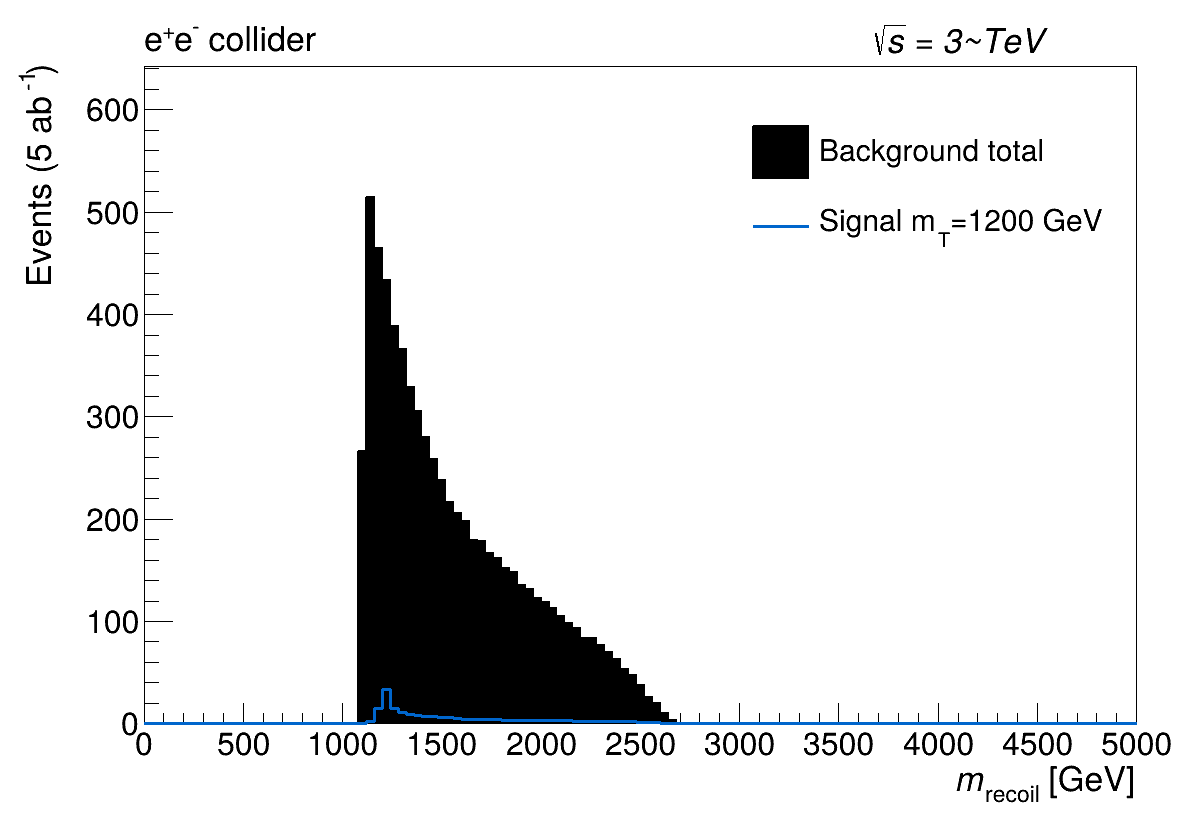

Write Python code to recreate this figure.
#!/usr/bin/env python3
"""
Rebuild the recoil_baseline figure (background total + signal) from
ttp_Analysis/Tt1Moutput.root with a square-root label.
"""
import ROOT
ROOT.gROOT.SetBatch(True)
ROOT.gStyle.SetOptStat(0)

source_file = ROOT.TFile.Open('/home/higinio/Documentos/ASE/ttp_Analysis/Tt1Moutput.root')
canvas      = source_file.Get('stack_mrecoil_isolated_toplikes_rec_missE_cut_1200_CrossSection')
stack       = canvas.FindObject('mrecoil_isolated_toplikes_rec_missE_cut_stack_1200')

hists = stack.GetHists()
background_hists = []
signal_hist = None
for idx in range(hists.GetSize()):
    hist = hists.At(idx)
    clone = hist.Clone(f'clone_{idx}')
    clone.SetDirectory(0)
    if 'm_{T}=1200' in hist.GetName():
        signal_hist = clone
    else:
        background_hists.append(clone)

if not signal_hist or not background_hists:
    raise RuntimeError('Could not find required histograms in the stack canvas.')

background = background_hists[0].Clone('background_total')
for hist in background_hists[1:]:
    background.Add(hist)
background.SetDirectory(0)

max_y = max(background.GetMaximum(), signal_hist.GetMaximum())
background.SetMaximum(max_y * 1.25)

background.SetFillColor(ROOT.kBlack)
background.SetFillStyle(1001)
background.SetLineColor(ROOT.kBlack)
background.SetLineWidth(2)
background.GetXaxis().SetTitle('#it{m}_{recoil} [GeV]')
background.GetYaxis().SetTitle('Events (5 ab^{-1})')
for axis in (background.GetXaxis(), background.GetYaxis()):
    axis.SetTitleFont(42)
    axis.SetLabelFont(42)
    axis.SetTitleSize(0.045)
    axis.SetLabelSize(0.042)

signal_hist.SetLineColor(ROOT.kAzure + 2)
signal_hist.SetLineWidth(3)
signal_hist.SetFillStyle(0)
signal_hist.SetMarkerStyle(0)
for axis in (signal_hist.GetXaxis(), signal_hist.GetYaxis()):
    axis.SetTitleFont(42)
    axis.SetLabelFont(42)

c = ROOT.TCanvas('c_recoil_baseline_clean','c_recoil_baseline_clean',1200,850)
c.SetMargin(0.12, 0.05, 0.12, 0.08)
background.Draw('HIST')
signal_hist.Draw('HIST SAME')

legend = ROOT.TLegend(0.62, 0.68, 0.88, 0.86)
legend.SetBorderSize(0)
legend.SetFillStyle(0)
legend.SetTextFont(42)
legend.SetTextSize(0.04)
legend.AddEntry(background, 'Background total', 'f')
legend.AddEntry(signal_hist, 'Signal m_{T}=1200 GeV', 'l')
legend.Draw()

latex = ROOT.TLatex()
latex.SetTextFont(42)
latex.SetTextSize(0.045)
latex.SetTextAlign(13)
latex.DrawLatexNDC(0.12, 0.97, 'e^{+}e^{-} collider')
latex.SetTextAlign(33)
latex.DrawLatexNDC(0.88, 0.97, '#it{#sqrt{s} = 3~TeV}')

for ext in ('png','pdf'):
    c.SaveAs(f'/home/higinio/Documentos/ASE/Paper/figs/recoil_baseline.{ext}')
